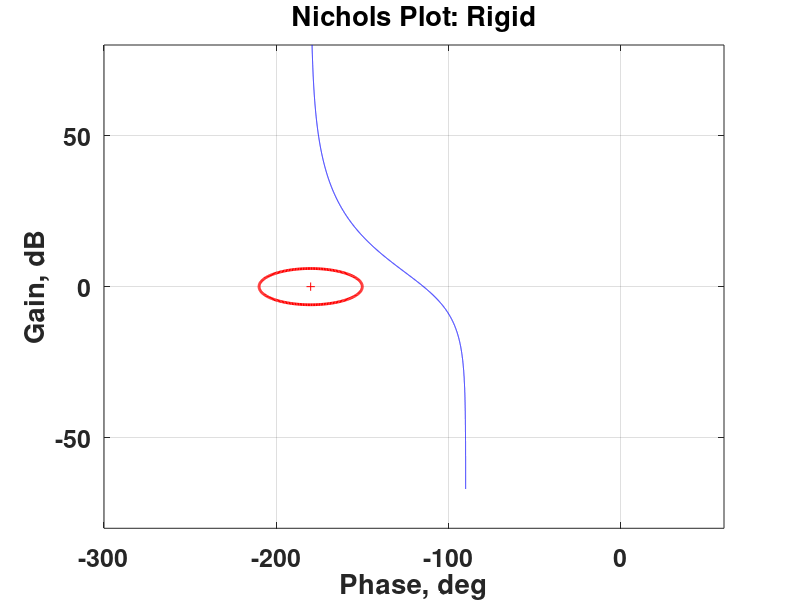
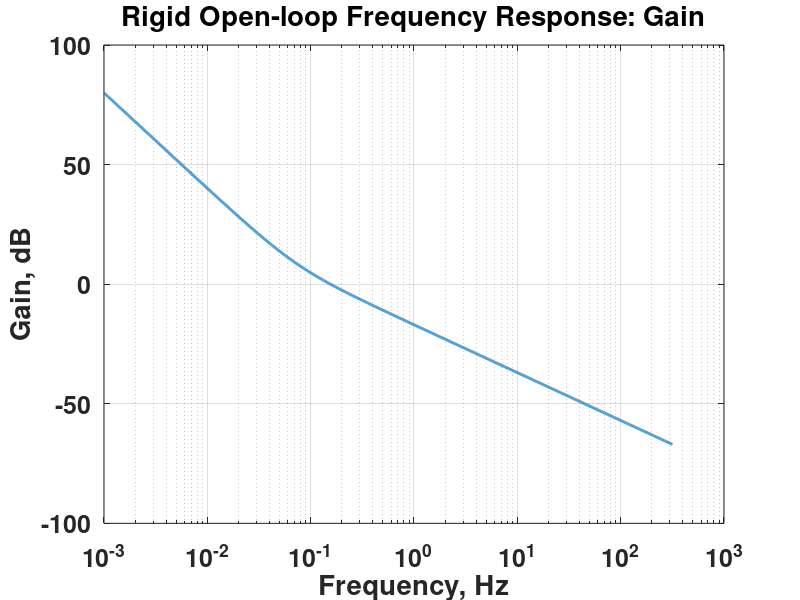
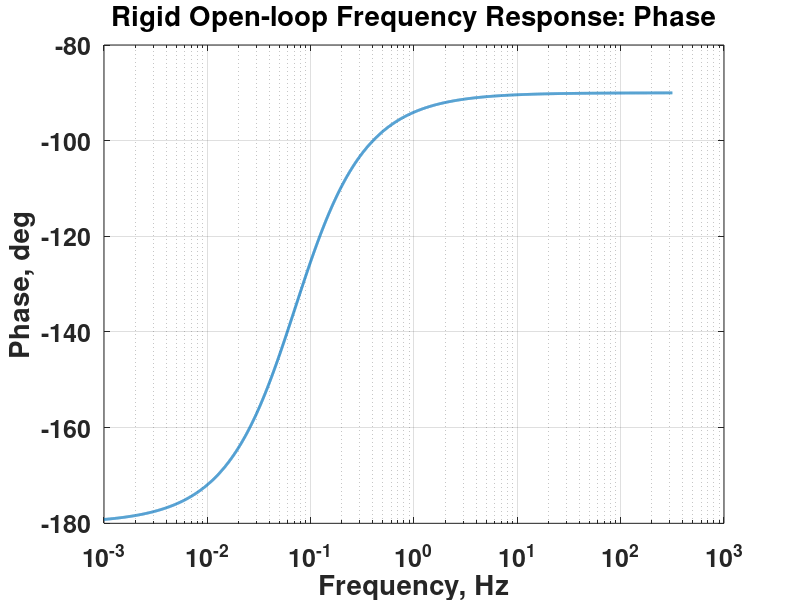
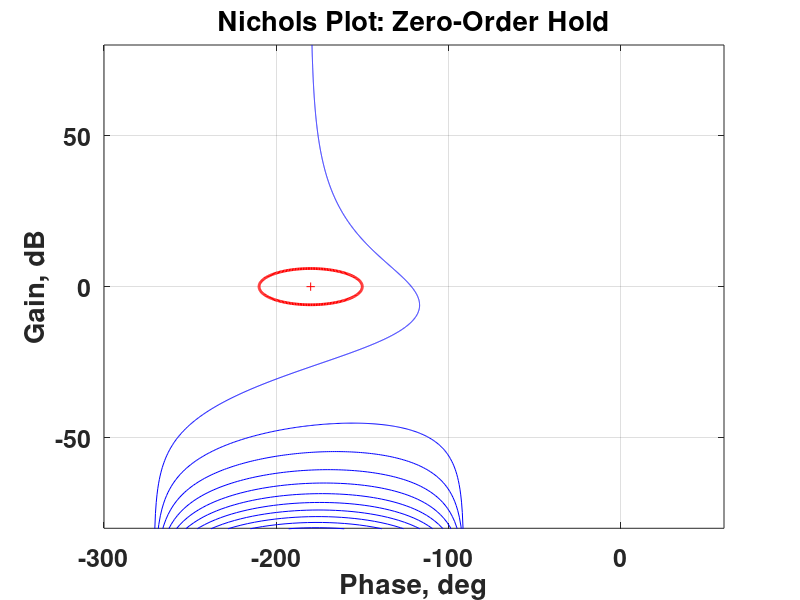

Source code (MATLAB) for these figures, in order:
m = 100;

wc = 0.1*2*pi;
zc = 0.707;
Kx = m*wc^2;
Kv = 2.0*m*zc*wc;

T = 0.25; % Sample interval

f = logspace(-3,2.5,5000);

LoopGainFactor = 10^(0/20);

Nfig = 0;

%%%%%%%%%%%%%%%%%%%%%%%%%%%%%%%%%%%%%%%%%%%%%%%%%%%%%%%%%%%%%%%%%%%%%
%  Open-loop frequency response


N = max(size(f));
MagRigid = zeros(N,1);
AngRigid = zeros(N,1);
MagFlex = zeros(N,1);
AngFlex = zeros(N,1);
MagZOH = zeros(N,1);
AngZOH = zeros(N,1);
MagDelay1 = zeros(N,1);
AngDelay1 = zeros(N,1);
MagDelay2 = zeros(N,1);
AngDelay2 = zeros(N,1);
Kcross = 1;
for k=1:N,
   w = 2*pi*f(k);
   s = 1i*w;
   z = exp(s*T);
   ZOH = (1-1/z)/(s*T);
   RigidBody = 1/(m*s^2);
   PD = (Kv*s+Kx);

   TF = PD*RigidBody;
   MagRigid(k) = abs(TF);
   AngRigid(k) = angle(TF);

   TF = ZOH*PD*RigidBody;
   MagZOH(k) = abs(TF);
   AngZOH(k) = angle(TF);

   TF = ZOH*z^(-1)*PD*RigidBody;
   MagDelay1(k) = abs(TF);
   AngDelay1(k) = angle(TF);

   TF = LoopGainFactor*ZOH*z^(-2)*PD*RigidBody;
   MagDelay2(k) = abs(TF);
   AngDelay2(k) = angle(TF);

   if (k > 1),
      if MagDelay1(k) < 1.0 && MagDelay1(k-1) > 1.0,
         Kcross = k;
      end
   end
end

a = [0:pi/100:2*pi]';
KOZx = -180 + 30*cos(a);
KOZy = 6*sin(a);

CritDelay = -180./f;

% Rigid 

dB = 20*log10(MagRigid);
ang = unwrap(AngRigid);
ang = ang*180/pi;

Nfig = Nfig + 1;
figure(Nfig)
plot(ang,dB,'b-',-180,0,'r+',KOZx,KOZy,'r-','LineWidth',2)
set(gca,'FontWeight','Bold','FontSize',18)
title('Nichols Plot: Rigid')
xlabel('Phase, deg')
ylabel('Gain, dB')
axis([-300 60 -80 80])
grid
%print(gcf,'NicholsRigid.jpg','-djpeg')

Nfig = Nfig + 1;
figure(Nfig)
semilogx(f,dB,'LineWidth',2)
set(gca,'FontWeight','Bold','FontSize',18)
title('Rigid Open-loop Frequency Response: Gain')
xlabel('Frequency, Hz')
ylabel('Gain, dB')
grid
%print(gcf,'BodeGainRigid.jpg','-djpeg')

Nfig = Nfig + 1;
figure(Nfig)
semilogx(f,ang,'LineWidth',2)
set(gca,'FontWeight','Bold','FontSize',18)
title('Rigid Open-loop Frequency Response: Phase')
xlabel('Frequency, Hz')
ylabel('Phase, deg')
grid
%print(gcf,'BodePhaseRigid.jpg','-djpeg')

% ZOH

dB = 20*log10(MagZOH);
ang = unwrap(AngZOH);
ang = ang*180/pi;

Nfig = Nfig + 1;
figure(Nfig)
plot(ang,dB,'b-',-180,0,'r+',KOZx,KOZy,'r-','LineWidth',2)
set(gca,'FontWeight','Bold','FontSize',18)
title('Nichols Plot: Zero-Order Hold')
xlabel('Phase, deg')
ylabel('Gain, dB')
axis([-300 60 -80 80])
grid
%print(gcf,'NicholsZOH.jpg','-djpeg')


% One Delay

dB = 20*log10(MagDelay1);
ang = unwrap(AngDelay1);
ang = ang*180/pi;

Nfig = Nfig + 1;
figure(Nfig)
plot(ang,dB,'b-',-180,0,'r+',KOZx,KOZy,'r-','LineWidth',2)
set(gca,'FontWeight','Bold','FontSize',18)
title('Nichols Plot: One Cycle Delay')
xlabel('Phase, deg')
ylabel('Gain, dB')
axis([-300 60 -80 80])
grid
%print(gcf,'NicholsDelay1.jpg','-djpeg')

% One Delay, showing Delay Margin

Nfig = Nfig + 1;
figure(Nfig)
plot((ang+180)./(360*f'),dB,'color',[0 0.5 0],'LineWidth',2)
set(gca,'FontWeight','Bold','FontSize',18)
title('One Cycle Delay, Delay Margin')
xlabel('Delay Margin, sec')
ylabel('Gain, dB')
%axis([-300 60 -80 80])
grid
%print(gcf,'NicholsDelay1.jpg','-djpeg')

% One Delay, showing Delay

Nfig = Nfig + 1;
figure(Nfig)
semilogx(f,(ang+180)./(360*f'),'color',[0 0.5 0],'LineWidth',2)
set(gca,'FontWeight','Bold','FontSize',18)
title('One Cycle Delay, Delay Margin')
xlabel('Frequency, Hz')
ylabel('Delay Margin, sec')
%axis([-300 60 -80 80])
grid
%print(gcf,'NicholsDelay1.jpg','-djpeg')

% One Delay, Bode Gain

Nfig = Nfig + 1;
figure(Nfig)
semilogx(f,dB,'color',[0 0.5 0],'LineWidth',2)
set(gca,'FontWeight','Bold','FontSize',18)
title('One Cycle Delay, Gain')
xlabel('Frequency, Hz')
ylabel('Gain, dB')
%axis([-300 60 -80 80])
grid

